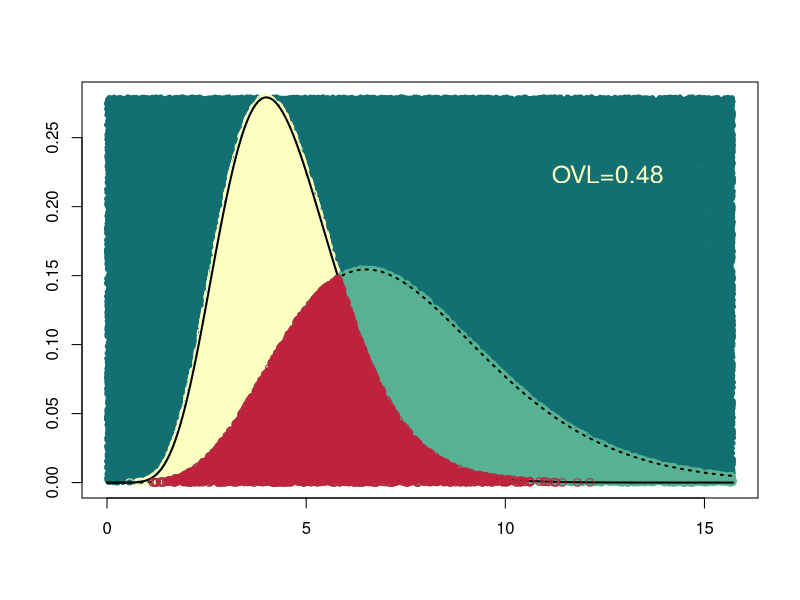

Recreate this plot in R.
####################################################
# Demonstration: Monte carlo estimation of overlap coefficient for
# two gamma distributions
#
# Based on:
# https://rpsychologist.com/calculating-the-overlap-of-two-normal-distributions-using-monte-carlo-integration
####################################################

set.seed(456456)
n <- 100000	# Number of random points to use

# Shape and rate parameters of the two distributions
s1 <- 9
r1 <- 2
# s1 <- 1
# r1 <- 0.5
s2 <- 7.5 
r2 <- 1

# Calculate mean and SD of both distns
mu1 <- s1/r1
sd1 <- sqrt(s1)/r1
mu2 <- s2/r2
sd2 <- sqrt(s2)/r2

# The x-axis value
xs <- seq(0, max(mu1 + 3*sd1, mu2 + 3*sd2), length.out=n)

# Exact y-axis values
# Used for plotting the distribution lines 
# and setting upper limit when pulling the random values
f1 <- dgamma(xs, shape=s1, rate=r1) # dist1
f2 <- dgamma(xs, shape=s2, rate=r2)  # dist2

# Random y-axis values
# Generate n uniform-random points within the domain defined
# by the range of x-values and y-value of both distributions
# I.e., sample x,y from uniform dist
ps <- matrix(c(runif(n, min(xs), max(xs)), runif(n, min=0, max=max(f1,f2)) ), ncol=2) 

# Generate vectors indicating whether the random points 
# fall under each distribution
z1<- ps[,2] <= dgamma(ps[,1], shape=s1, rate=r1) # Falls under dist1
z2<- ps[,2] <= dgamma(ps[,1], shape=s2, rate=r2) # Falls under dist2

# Fall under both dist1 & dist2; i.e., overlap
z3 <- z1 & z2 

# Calculate OVL
# This is the generic solution, uses average of overlap with 
# dist1 & dist2
ovl <- (sum(z3)/sum(z1) + sum(z3)/sum(z2))/2

##################################
# Make the plot
##################################

# All random points
plot(ps, col='#137072', pch=20, ylim=c(0, max(f1,f2)), xlim=range(xs), xlab="", ylab="")

# Points under distributions 1 & 2
points(ps[z1,1], ps[z1,2], col="#FBFFC0")		# Dist1 points
points(ps[z2,1], ps[z2,2], col="#56B292")		# Dist2 points

# Lines of the actual distributions
lines(xs, f1, lwd=2)
lines(xs, f2, lty="dotted",lwd=2)

# Add overlap points
points(ps[z3, 1], ps[z3,2], col="#BF223D")	# Overlap points

# Add overlap legend
ovl.text <- format( round(ovl,2), nsmall=2)
leg.x <- min(xs) + 0.8*(max(xs)-min(xs))
leg.y <- 0.8*max(f1,f2)
text(leg.x, leg.y, paste0("OVL=", ovl.text), col="#FBFFC0", cex=1.5)
